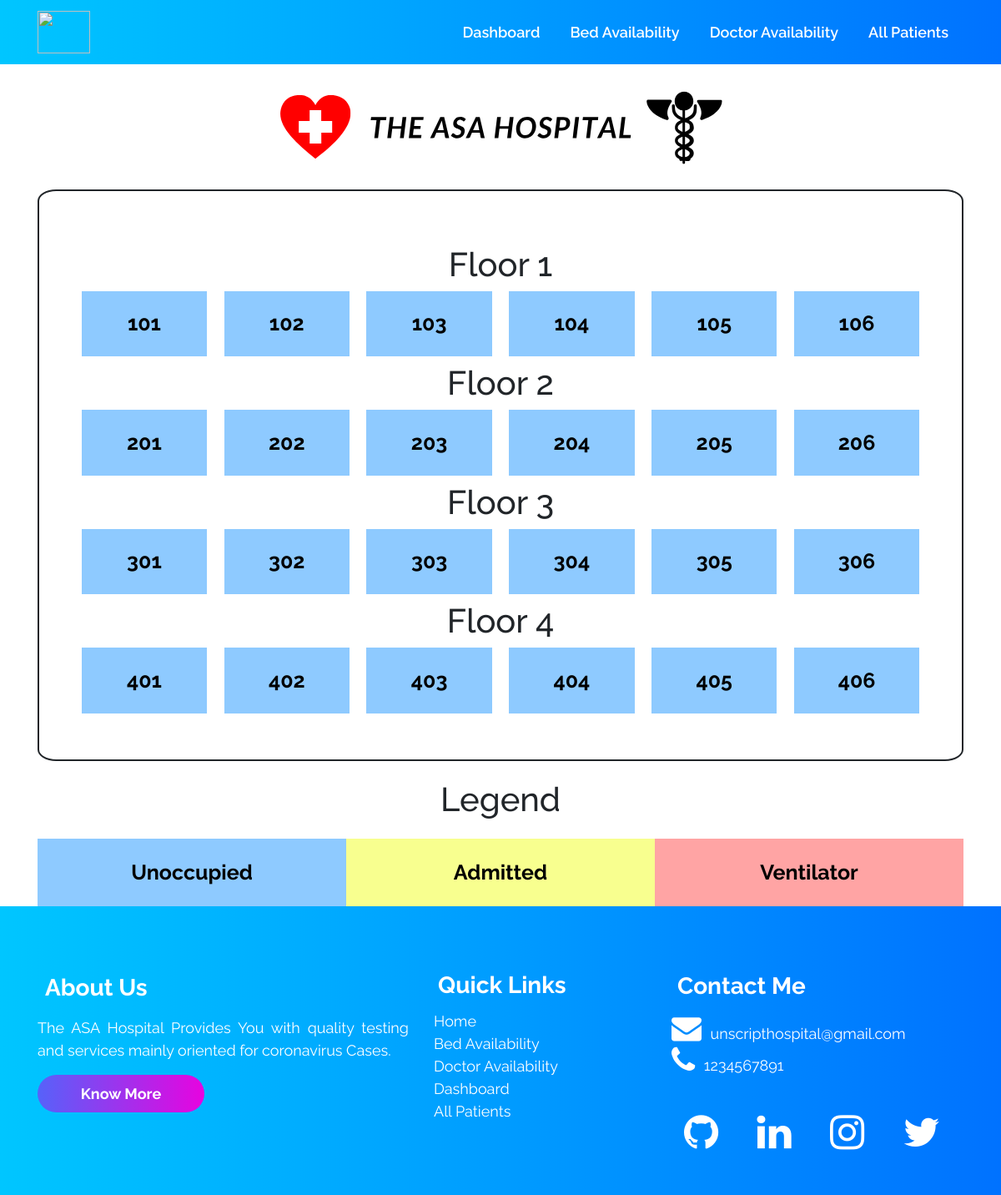
Page /bedavailability/ on the earlier database version.
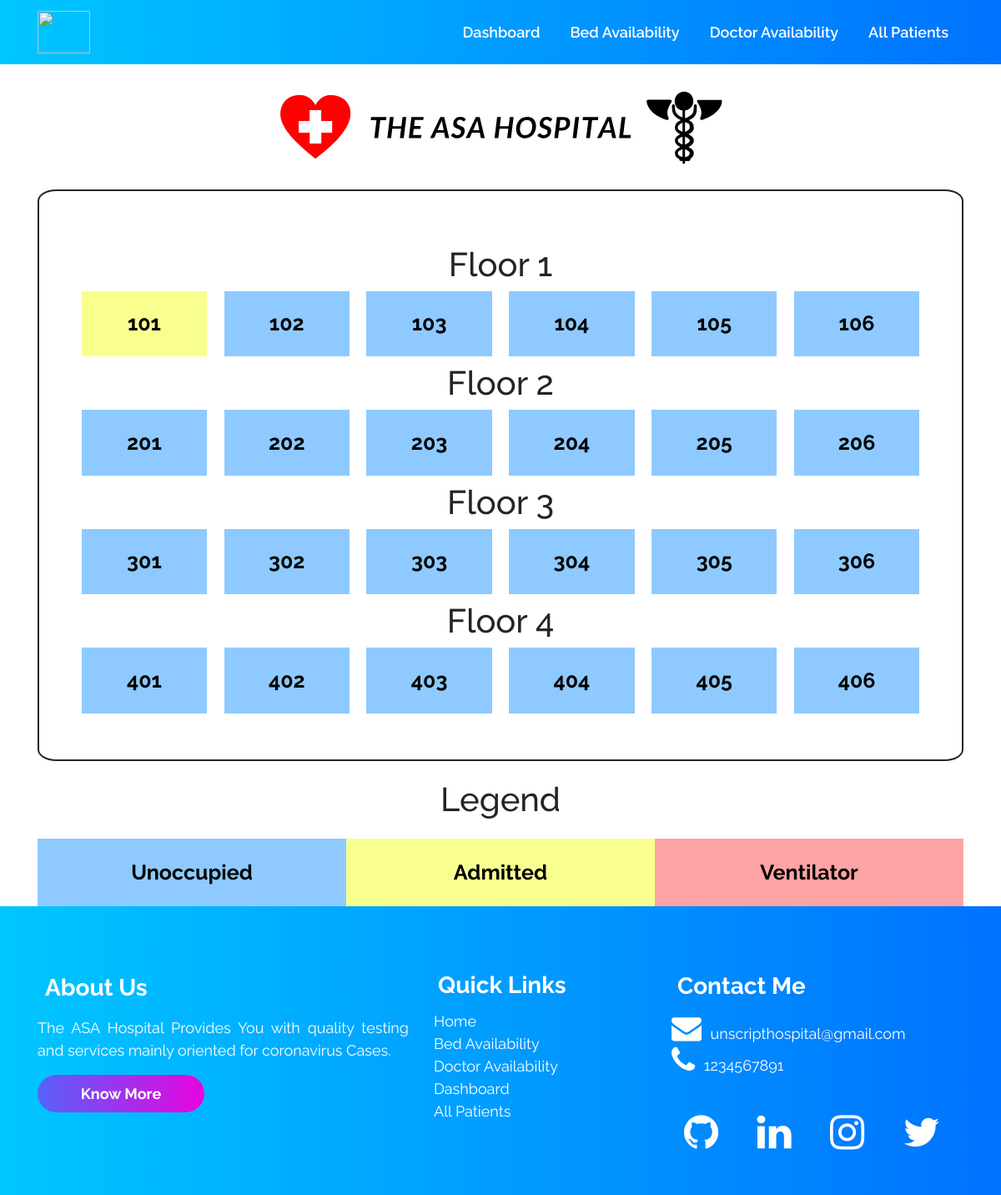
Same page on the later database version.
### accounts/views.py (the view)
# urls.py: path("bedavailability/", views.bedavailability, name='bedavailability'),
def bedavailability(request):
    all_rooms_objects = Room.objects.all()
    max_rooms_on_floor = 6
    context = {'list': list, 'all_rooms_objects': all_rooms_objects,
               'max_rooms_on_floor': max_rooms_on_floor}
    return render(request, 'bedavailability.html', context)

### templates/bedavailability.html (shortened to what this page needs)
{% extends 'innerbase.html' %}
{% load static %}
{% block cssLinks %}
<link rel="stylesheet" href="{% static 'css/bed.css' %}">
{% endblock %}
{% block body %}
<div class="container my-6">
    <div class="banner">
        <img src="{% static 'svg/hospital banner.svg' %}" width="100%" height="150px" alt="">
    </div>
    <div class="border-outside">
        <div class="inner-container p-6">
            <div class="floor1 row">
                {% for room in all_rooms_objects %}
                {% if forloop.counter0|divisibleby:max_rooms_on_floor %}
            </div>
            <h1 class="text-center my-2">Floor {{room.floor_no}}</h1>
            <div class="floor1 row">
                {% endif %}
                <div class="col-sm room
                 {% if room.occupied %}yellow{% endif %}
                ">
                    {{room.room_no}}
                </div>
                {% endfor %}
            </div>
        </div>
    </div>
</div>
<div class="container">
    <h1 class="text-center heading-legend">Legend</h1>
    <div class="container">
        <div class="row text-center">
            <div class="col-4 blue">
                Unoccupied
            </div>
            <div class="col-4 yellow">
                Admitted
            </div>
            <div class="col-4 red">
                Ventilator
            </div>
        </div>
    </div>
</div>
{% endblock %}

Differences in the rows shown:
changed Room (number 1 of 24 on the later page): occupied False → True (drawn)
